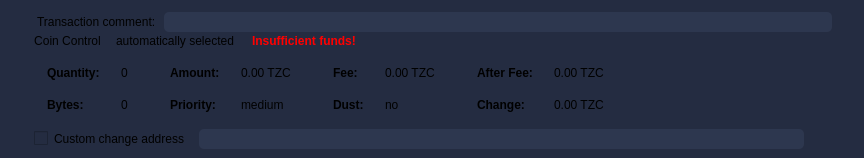
    <widget class="QFrame" name="frameCoinControl">
     <property name="sizePolicy">
      <sizepolicy hsizetype="Expanding" vsizetype="Expanding">
       <horstretch>0</horstretch>
       <verstretch>0</verstretch>
      </sizepolicy>
     </property>
     <property name="maximumSize">
      <size>
       <width>16777215</width>
       <height>16777215</height>
      </size>
     </property>
     <property name="styleSheet">
      <string notr="true">background:#242c41;
padding:2px;
border-radius:10px;</string>
     </property>
     <property name="frameShape">
      <enum>QFrame::StyledPanel</enum>
     </property>
     <property name="frameShadow">
      <enum>QFrame::Sunken</enum>
     </property>
     <layout class="QVBoxLayout" name="verticalLayoutCoinControl2">
      <property name="spacing">
       <number>0</number>
      </property>
      <property name="leftMargin">
       <number>0</number>
      </property>
      <property name="topMargin">
       <number>0</number>
      </property>
      <property name="rightMargin">
       <number>0</number>
      </property>
      <property name="bottomMargin">
       <number>6</number>
      </property>
      <item>
       <layout class="QVBoxLayout" name="verticalLayoutCoinControl" stretch="0,0,0,0,1">
        <property name="spacing">
         <number>0</number>
        </property>
        <property name="leftMargin">
         <number>30</number>
        </property>
        <property name="topMargin">
         <number>10</number>
        </property>
        <property name="rightMargin">
         <number>30</number>
        </property>
        <item>
         <layout class="QHBoxLayout" name="horizontalLayoutTxComment">
          <property name="spacing">
           <number>0</number>
          </property>
          <item>
           <widget class="QLabel" name="labelTxComment">
            <property name="text">
             <string>Transaction comment: </string>
            </property>
            <property name="buddy">
             <cstring>editTxComment</cstring>
            </property>
           </widget>
          </item>
          <item>
           <widget class="QValidatedLineEdit" name="editTxComment">
            <property name="enabled">
             <bool>true</bool>
            </property>
            <property name="toolTip">
             <string>Enter a transaction comment up to 140 characters (ATTENTION: this information is public)</string>
            </property>
            <property name="styleSheet">
             <string notr="true">background:#2d374f;
padding:2px;
border-radius:5px;
shadow:3px;
color:#616b7b;</string>
            </property>
           </widget>
          </item>
         </layout>
        </item>
        <item>
         <layout class="QHBoxLayout" name="horizontalLayoutCoinControl2" stretch="0,0,0,0">
          <property name="spacing">
           <number>8</number>
          </property>
          <property name="bottomMargin">
           <number>10</number>
          </property>
          <item>
           <widget class="QPushButton" name="pushButtonCoinControl">
            <property name="styleSheet">
             <string notr="true">background:#242c41;
padding:2px;
border-radius:10px;</string>
            </property>
            <property name="text">
             <string>Coin Control</string>
            </property>
            <property name="autoDefault">
             <bool>false</bool>
            </property>
           </widget>
          </item>
          <item>
           <widget class="QLabel" name="labelCoinControlAutomaticallySelected">
            <property name="text">
             <string>automatically selected</string>
            </property>
            <property name="margin">
             <number>5</number>
            </property>
           </widget>
          </item>
          <item>
           <widget class="QLabel" name="labelCoinControlInsuffFunds">
            <property name="font">
             <font>
              <weight>75</weight>
              <bold>true</bold>
             </font>
            </property>
            <property name="styleSheet">
             <string notr="true">color:red;font-weight:bold;</string>
            </property>
            <property name="text">
             <string>Insufficient funds!</string>
            </property>
            <property name="margin">
             <number>5</number>
            </property>
           </widget>
          </item>
          <item>
           <spacer name="horizontalSpacerCoinControl">
            <property name="orientation">
             <enum>Qt::Horizontal</enum>
            </property>
            <property name="sizeHint" stdset="0">
             <size>
              <width>40</width>
              <height>1</height>
             </size>
            </property>
           </spacer>
          </item>
         </layout>
        </item>
        <item>
         <widget class="QWidget" name="widgetCoinControl" native="true">
          <property name="sizePolicy">
           <sizepolicy hsizetype="Preferred" vsizetype="Preferred">
            <horstretch>0</horstretch>
            <verstretch>0</verstretch>
           </sizepolicy>
          </property>
          <property name="minimumSize">
           <size>
            <width>0</width>
            <height>0</height>
           </size>
          </property>
          <property name="styleSheet">
           <string notr="true"/>
          </property>
          <layout class="QHBoxLayout" name="horizontalLayoutCoinControl5">
           <property name="leftMargin">
            <number>0</number>
           </property>
           <property name="topMargin">
            <number>0</number>
           </property>
           <property name="rightMargin">
            <number>0</number>
           </property>
           <property name="bottomMargin">
            <number>0</number>
           </property>
           <item>
            <layout class="QHBoxLayout" name="horizontalLayoutCoinControl3" stretch="0,0,0,1">
             <property name="spacing">
              <number>20</number>
             </property>
             <property name="topMargin">
              <number>0</number>
             </property>
             <property name="bottomMargin">
              <number>10</number>
             </property>
             <item>
              <layout class="QFormLayout" name="formLayoutCoinControl1">
               <property name="horizontalSpacing">
                <number>10</number>
               </property>
               <property name="verticalSpacing">
                <number>14</number>
               </property>
               <property name="leftMargin">
                <number>10</number>
               </property>
               <property name="topMargin">
                <number>4</number>
               </property>
               <property name="rightMargin">
                <number>6</number>
               </property>
               <item row="0" column="0">
                <widget class="QLabel" name="labelCoinControlQuantityText">
                 <property name="font">
                  <font>
                   <weight>75</weight>
                   <bold>true</bold>
                  </font>
                 </property>
                 <property name="text">
                  <string>Quantity:</string>
                 </property>
                 <property name="margin">
                  <number>0</number>
                 </property>
                </widget>
               </item>
               <item row="0" column="1">
                <widget class="QLabel" name="labelCoinControlQuantity">
                 <property name="cursor">
                  <cursorShape>IBeamCursor</cursorShape>
                 </property>
                 <property name="contextMenuPolicy">
                  <enum>Qt::ActionsContextMenu</enum>
                 </property>
                 <property name="text">
                  <string notr="true">0</string>
                 </property>
                 <property name="margin">
                  <number>0</number>
                 </property>
                 <property name="textInteractionFlags">
                  <set>Qt::LinksAccessibleByMouse|Qt::TextSelectableByKeyboard|Qt::TextSelectableByMouse</set>
                 </property>
                </widget>
               </item>
               <item row="1" column="0">
                <widget class="QLabel" name="labelCoinControlBytesText">
                 <property name="font">
                  <font>
                   <weight>75</weight>
                   <bold>true</bold>
                  </font>
                 </property>
                 <property name="text">
                  <string>Bytes:</string>
                 </property>
                </widget>
               </item>
               <item row="1" column="1">
                <widget class="QLabel" name="labelCoinControlBytes">
                 <property name="cursor">
                  <cursorShape>IBeamCursor</cursorShape>
                 </property>
                 <property name="contextMenuPolicy">
                  <enum>Qt::ActionsContextMenu</enum>
                 </property>
                 <property name="text">
                  <string notr="true">0</string>
                 </property>
                 <property name="textInteractionFlags">
                  <set>Qt::LinksAccessibleByMouse|Qt::TextSelectableByKeyboard|Qt::TextSelectableByMouse</set>
                 </property>
                </widget>
               </item>
              </layout>
             </item>
             <item>
              <layout class="QFormLayout" name="formLayoutCoinControl2">
               <property name="horizontalSpacing">
                <number>10</number>
               </property>
               <property name="verticalSpacing">
                <number>14</number>
               </property>
               <property name="leftMargin">
                <number>6</number>
               </property>
               <property name="topMargin">
                <number>4</number>
               </property>
               <property name="rightMargin">
                <number>6</number>
               </property>
               <item row="0" column="0">
                <widget class="QLabel" name="labelCoinControlAmountText">
                 <property name="font">
                  <font>
                   <weight>75</weight>
                   <bold>true</bold>
                  </font>
                 </property>
                 <property name="text">
                  <string>Amount:</string>
                 </property>
                 <property name="margin">
                  <number>0</number>
                 </property>
                </widget>
               </item>
               <item row="0" column="1">
                <widget class="QLabel" name="labelCoinControlAmount">
                 <property name="cursor">
                  <cursorShape>IBeamCursor</cursorShape>
                 </property>
                 <property name="contextMenuPolicy">
                  <enum>Qt::ActionsContextMenu</enum>
                 </property>
                 <property name="text">
                  <string notr="true">0.00 TZC</string>
                 </property>
                 <property name="textInteractionFlags">
                  <set>Qt::LinksAccessibleByMouse|Qt::TextSelectableByKeyboard|Qt::TextSelectableByMouse</set>
                 </property>
                </widget>
               </item>
               <item row="1" column="0">
                <widget class="QLabel" name="labelCoinControlPriorityText">
                 <property name="font">
                  <font>
                   <weight>75</weight>
                   <bold>true</bold>
                  </font>
                 </property>
                 <property name="text">
                  <string>Priority:</string>
                 </property>
                </widget>
               </item>
               <item row="1" column="1">
                <widget class="QLabel" name="labelCoinControlPriority">
                 <property name="cursor">
                  <cursorShape>IBeamCursor</cursorShape>
                 </property>
                 <property name="contextMenuPolicy">
                  <enum>Qt::ActionsContextMenu</enum>
                 </property>
                 <property name="text">
                  <string notr="true">medium</string>
                 </property>
                 <property name="textInteractionFlags">
                  <set>Qt::LinksAccessibleByMouse|Qt::TextSelectableByKeyboard|Qt::TextSelectableByMouse</set>
                 </property>
                </widget>
               </item>
              </layout>
             </item>
             <item>
              <layout class="QFormLayout" name="formLayoutCoinControl3">
               <property name="horizontalSpacing">
                <number>10</number>
               </property>
               <property name="verticalSpacing">
                <number>14</number>
               </property>
               <property name="leftMargin">
                <number>6</number>
               </property>
               <property name="topMargin">
                <number>4</number>
               </property>
               <property name="rightMargin">
                <number>6</number>
               </property>
               <item row="0" column="0">
                <widget class="QLabel" name="labelCoinControlFeeText">
                 <property name="font">
                  <font>
                   <weight>75</weight>
                   <bold>true</bold>
                  </font>
                 </property>
                 <property name="text">
                  <string>Fee:</string>
                 </property>
                 <property name="margin">
                  <number>0</number>
                 </property>
                </widget>
               </item>
               <item row="0" column="1">
                <widget class="QLabel" name="labelCoinControlFee">
                 <property name="cursor">
                  <cursorShape>IBeamCursor</cursorShape>
                 </property>
                 <property name="contextMenuPolicy">
                  <enum>Qt::ActionsContextMenu</enum>
                 </property>
                 <property name="text">
                  <string notr="true">0.00 TZC</string>
                 </property>
                 <property name="textInteractionFlags">
                  <set>Qt::LinksAccessibleByMouse|Qt::TextSelectableByKeyboard|Qt::TextSelectableByMouse</set>
                 </property>
                </widget>
               </item>
               <item row="1" column="0">
                <widget class="QLabel" name="labelCoinControlLowOutputText">
                 <property name="font">
                  <font>
                   <weight>75</weight>
                   <bold>true</bold>
                  </font>
                 </property>
                 <property name="text">
                  <string>Dust:</string>
                 </property>
                </widget>
               </item>
               <item row="1" column="1">
                <widget class="QLabel" name="labelCoinControlLowOutput">
                 <property name="cursor">
                  <cursorShape>IBeamCursor</cursorShape>
                 </property>
                 <property name="contextMenuPolicy">
                  <enum>Qt::ActionsContextMenu</enum>
                 </property>
                 <property name="text">
                  <string notr="true">no</string>
                 </property>
                 <property name="textInteractionFlags">
                  <set>Qt::LinksAccessibleByMouse|Qt::TextSelectableByKeyboard|Qt::TextSelectableByMouse</set>
                 </property>
                </widget>
               </item>
              </layout>
             </item>
             <item>
              <layout class="QFormLayout" name="formLayoutCoinControl4">
               <property name="horizontalSpacing">
                <number>10</number>
               </property>
               <property name="verticalSpacing">
                <number>14</number>
               </property>
               <property name="leftMargin">
                <number>6</number>
               </property>
               <property name="topMargin">
                <number>4</number>
               </property>
               <property name="rightMargin">
                <number>6</number>
               </property>
               <item row="0" column="0">
                <widget class="QLabel" name="labelCoinControlAfterFeeText">
                 <property name="font">
                  <font>
                   <weight>75</weight>
                   <bold>true</bold>
                  </font>
                 </property>
                 <property name="text">
                  <string>After Fee:</string>
                 </property>
                 <property name="margin">
                  <number>0</number>
                 </property>
                </widget>
               </item>
               <item row="0" column="1">
                <widget class="QLabel" name="labelCoinControlAfterFee">
                 <property name="cursor">
                  <cursorShape>IBeamCursor</cursorShape>
                 </property>
                 <property name="contextMenuPolicy">
                  <enum>Qt::ActionsContextMenu</enum>
                 </property>
                 <property name="text">
                  <string notr="true">0.00 TZC</string>
                 </property>
                 <property name="textInteractionFlags">
                  <set>Qt::LinksAccessibleByMouse|Qt::TextSelectableByKeyboard|Qt::TextSelectableByMouse</set>
                 </property>
                </widget>
               </item>
               <item row="1" column="0">
                <widget class="QLabel" name="labelCoinControlChangeText">
                 <property name="font">
                  <font>
                   <weight>75</weight>
                   <bold>true</bold>
                  </font>
                 </property>
                 <property name="text">
                  <string>Change:</string>
                 </property>
                </widget>
               </item>
               <item row="1" column="1">
                <widget class="QLabel" name="labelCoinControlChange">
                 <property name="cursor">
                  <cursorShape>IBeamCursor</cursorShape>
                 </property>
                 <property name="contextMenuPolicy">
                  <enum>Qt::ActionsContextMenu</enum>
                 </property>
                 <property name="text">
                  <string notr="true">0.00 TZC</string>
                 </property>
                 <property name="textInteractionFlags">
                  <set>Qt::LinksAccessibleByMouse|Qt::TextSelectableByKeyboard|Qt::TextSelectableByMouse</set>
                 </property>
                </widget>
               </item>
              </layout>
             </item>
            </layout>
           </item>
          </layout>
         </widget>
        </item>
        <item>
         <layout class="QHBoxLayout" name="horizontalLayoutCoinControl4" stretch="0,0,0">
          <property name="spacing">
           <number>12</number>
          </property>
          <property name="sizeConstraint">
           <enum>QLayout::SetDefaultConstraint</enum>
          </property>
          <property name="topMargin">
           <number>5</number>
          </property>
          <property name="rightMargin">
           <number>5</number>
          </property>
          <item>
           <widget class="QCheckBox" name="checkBoxCoinControlChange">
            <property name="toolTip">
             <string>If this is activated, but the change address is empty or invalid, change will be sent to a newly generated address.</string>
            </property>
            <property name="text">
             <string>Custom change address</string>
            </property>
           </widget>
          </item>
          <item>
           <widget class="QValidatedLineEdit" name="lineEditCoinControlChange">
            <property name="enabled">
             <bool>false</bool>
            </property>
            <property name="sizePolicy">
             <sizepolicy hsizetype="Expanding" vsizetype="Fixed">
              <horstretch>0</horstretch>
              <verstretch>0</verstretch>
             </sizepolicy>
            </property>
            <property name="styleSheet">
             <string notr="true">background:#2d374f;
padding:2px;
border-radius:5px;
shadow:3px;
color:#616b7b;</string>
            </property>
           </widget>
          </item>
          <item>
           <widget class="QLabel" name="labelCoinControlChangeLabel">
            <property name="sizePolicy">
             <sizepolicy hsizetype="Preferred" vsizetype="Expanding">
              <horstretch>0</horstretch>
              <verstretch>0</verstretch>
             </sizepolicy>
            </property>
            <property name="minimumSize">
             <size>
              <width>0</width>
              <height>0</height>
             </size>
            </property>
            <property name="text">
             <string/>
            </property>
            <property name="margin">
             <number>3</number>
            </property>
           </widget>
          </item>
         </layout>
        </item>
        <item>
         <spacer name="verticalSpacerCoinControl">
          <property name="orientation">
           <enum>Qt::Vertical</enum>
          </property>
          <property name="sizeHint" stdset="0">
           <size>
            <width>800</width>
            <height>1</height>
           </size>
          </property>
         </spacer>
        </item>
       </layout>
      </item>
     </layout>
    </widget>
